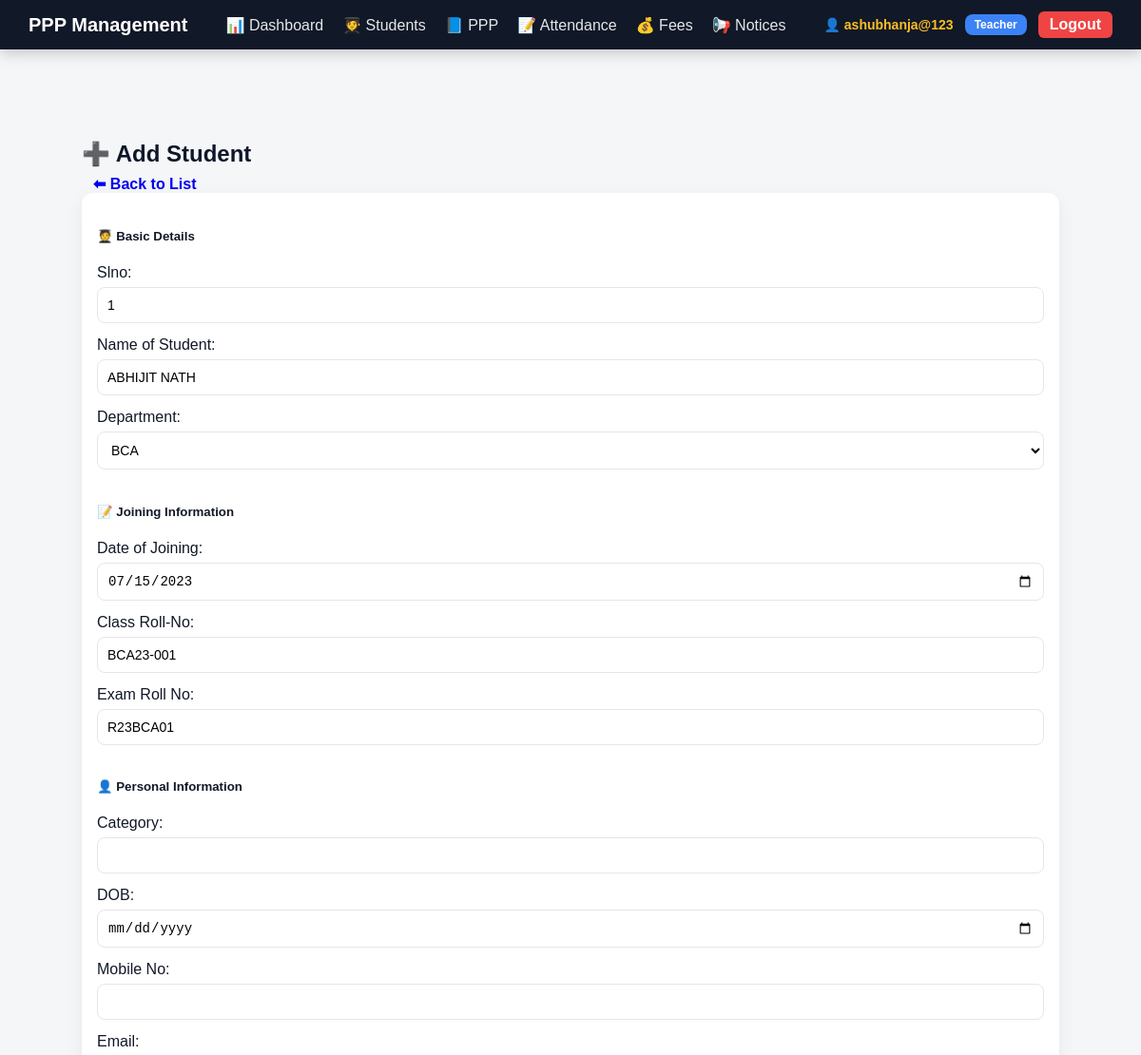
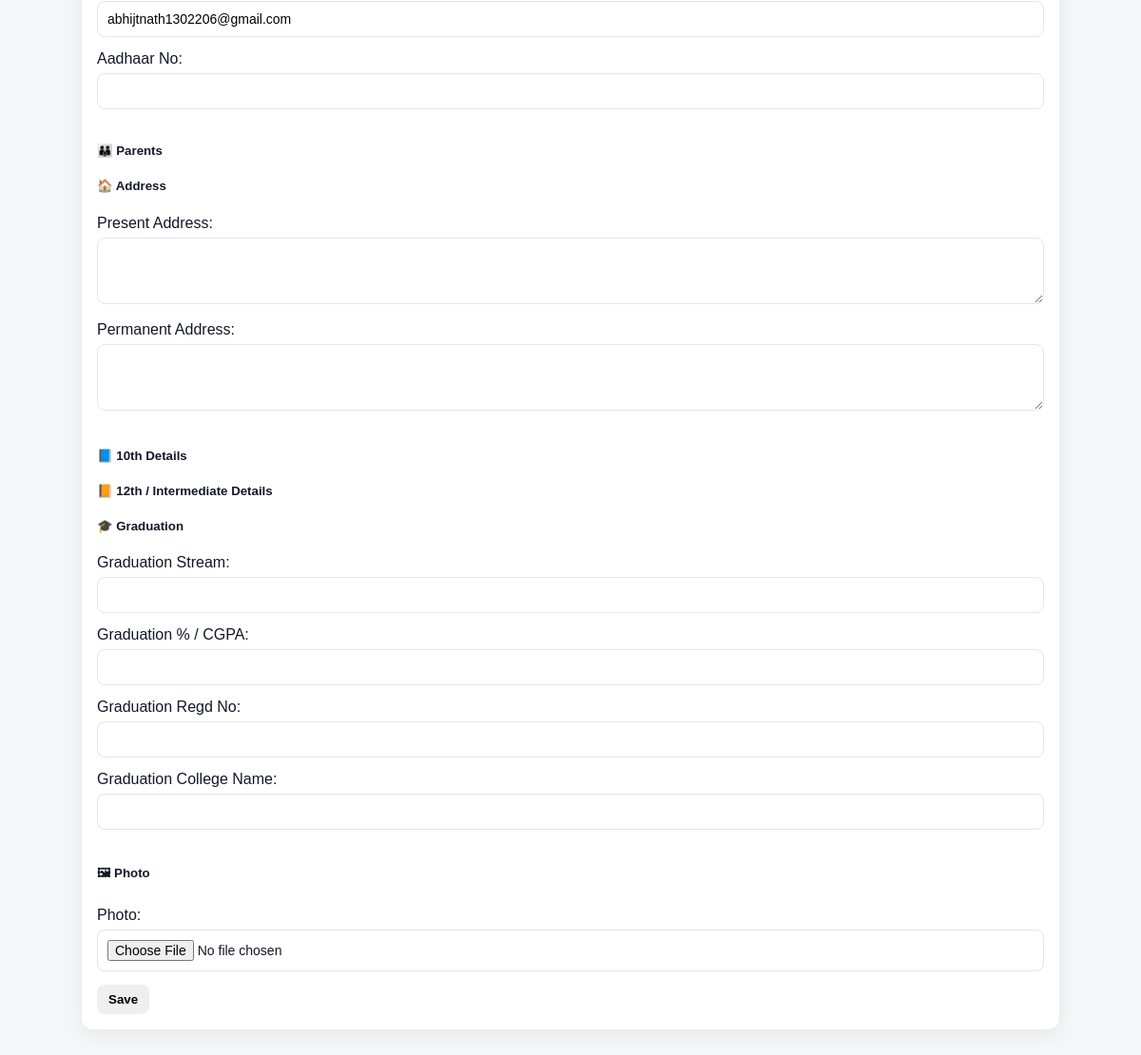
The page /students/22/edit/ (signed in) on the database its author committed (2 pictures, top to bottom).
### core/models.py (models this page shows, shortened)
class Student(models.Model):
    slno = models.PositiveIntegerField(null=True, blank=True)
    admission_name = models.CharField("Name of Student", max_length=255)
    date_of_joining = models.DateField("Date of Joining", null=True, blank=True)
    class_roll_no = models.CharField("Class Roll-No", max_length=50, blank=True)
    exam_roll_no = models.CharField("Exam Roll No", max_length=50, blank=True, unique=True)
    department = models.CharField(
        "Department",
        max_length=20,
        choices=[("BCA", "BCA"), ("BBA", "BBA"), ("MPMIR", "MPMIR")],
        default="BCA",
    )
    mobile = models.CharField("Mobile No", max_length=20, blank=True)
    email = models.EmailField("Email", blank=True, null=True, unique=True)
    dob = models.DateField("DOB", null=True, blank=True)
    category = models.CharField("Category", max_length=100, blank=True)
    aadhaar = models.CharField("Aadhaar No", max_length=30, blank=True)
    present_address = models.TextField("Present Address", blank=True)
    permanent_address = models.TextField("Permanent Address", blank=True)
    inter_stream = models.CharField("+2 Stream", max_length=150, blank=True)
    inter_percentage = models.DecimalField("+2 % / CGPA", max_digits=6, decimal_places=3, null=True, blank=True)
    inter_regd_no = models.CharField("+2 Regd No", max_length=80, blank=True)
    inter_college = models.CharField("+2 College Name", max_length=255, blank=True)
    grad_stream = models.CharField("Graduation Stream", max_length=150, blank=True)
    grad_percentage = models.DecimalField("Graduation % / CGPA", max_digits=6, decimal_places=3, null=True, blank=True)
    grad_regd_no = models.CharField("Graduation Regd No", max_length=80, blank=True)
    grad_college = models.CharField("Graduation College Name", max_length=255, blank=True)
    photo = models.ImageField(upload_to='student_photos/', blank=True, null=True)
    user = models.OneToOneField(
        settings.AUTH_USER_MODEL,
        null=True,
        blank=True,
        on_delete=models.SET_NULL,
        related_name='student_profile'
    )
    created_at = models.DateTimeField(auto_now_add=True)
    updated_at = models.DateTimeField(auto_now=True)
    class Meta:
        ordering = ['class_roll_no', 'admission_name']
        verbose_name = "Student"
        verbose_name_plural = "Students"

### core/views.py (the view)
# urls.py: path("students/<int:pk>/edit/", views.student_edit, name="student_edit"),
@teacher_required
def student_edit(request, pk):
    student = get_object_or_404(Student, pk=pk)
    if request.method == "POST":
        form = StudentForm(request.POST, request.FILES, instance=student)
        if form.is_valid():
            form.save()
            messages.success(request, "Student updated.")
            return redirect("core:student_list")
    else:
        form = StudentForm(instance=student)
    return render(request, "core/add_student.html", {"form": form, "student": student})

### core/forms.py
class StudentForm(forms.ModelForm):
    class Meta:
        model = Student
        exclude = ['user', 'created_at', 'updated_at']
        widgets = {
            'date_of_joining': forms.DateInput(attrs={'type': 'date'}),
            'dob': forms.DateInput(attrs={'type': 'date'}),
            'present_address': forms.Textarea(attrs={'rows': 3}),
            'permanent_address': forms.Textarea(attrs={'rows': 3}),
            'photo': forms.ClearableFileInput(attrs={'class': 'form-control'}),
        }

### core/views.py (called while the page is built)
def teacher_required(view_func):
    return user_passes_test(lambda u: u.is_authenticated and u.is_staff, login_url="core:login")(view_func)

### core/templates/core/add_student.html (shortened to what this page needs)
{% extends "core/base.html" %}
{% load static %}
{% block content %}
<div class="container mt-4">
    <div class="d-flex justify-content-between align-items-center mb-3">
        <h2>
            {% if object %}
                ✏️ Edit Student
            {% else %}
                ➕ Add Student
            {% endif %}
        </h2>
        <a href="{% url 'core:student_list' %}" class="btn btn-secondary btn-sm">
            ⬅ Back to List
        </a>
    </div>
    <form method="POST" enctype="multipart/form-data" class="card shadow-sm p-4">
        <h5 class="mb-3">🧑‍🎓 Basic Details</h5>
        <div class="row mb-3">
            <div class="col-md-4">{{ form.slno.label_tag }} {{ form.slno }}</div>
            <div class="col-md-4">{{ form.admission_name.label_tag }} {{ form.admission_name }}</div>
            <div class="col-md-4">{{ form.department.label_tag }} {{ form.department }}</div>
        </div>
        <h5 class="mb-3 mt-4">📝 Joining Information</h5>
        <div class="row mb-3">
            <div class="col-md-4">{{ form.date_of_joining.label_tag }} {{ form.date_of_joining }}</div>
            <div class="col-md-4">{{ form.class_roll_no.label_tag }} {{ form.class_roll_no }}</div>
            <div class="col-md-4">{{ form.exam_roll_no.label_tag }} {{ form.exam_roll_no }}</div>
        </div>
        <h5 class="mb-3 mt-4">👤 Personal Information</h5>
        <div class="row mb-3">
            <div class="col-md-4">{{ form.category.label_tag }} {{ form.category }}</div>
            <div class="col-md-4">{{ form.dob.label_tag }} {{ form.dob }}</div>
        </div>
        <div class="row mb-3">
            <div class="col-md-4">{{ form.mobile.label_tag }} {{ form.mobile }}</div>
            <div class="col-md-4">{{ form.email.label_tag }} {{ form.email }}</div>
            <div class="col-md-4">{{ form.aadhaar.label_tag }} {{ form.aadhaar }}</div>
        </div>
        <h5 class="mb-3 mt-4">👪 Parents</h5>
        <h5 class="mb-3 mt-4">🏠 Address</h5>
        <div class="row mb-3">
            <div class="col-md-6">{{ form.present_address.label_tag }} {{ form.present_address }}</div>
            <div class="col-md-6">{{ form.permanent_address.label_tag }} {{ form.permanent_address }}</div>
        </div>
        <h5 class="mb-3 mt-4">📘 10th Details</h5>
        <h5 class="mb-3 mt-4">📙 12th / Intermediate Details</h5>
        <h5 class="mb-3 mt-4">🎓 Graduation</h5>
        <div class="row mb-3">
            <div class="col-md-4">{{ form.grad_stream.label_tag }} {{ form.grad_stream }}</div>
            <div class="col-md-4">{{ form.grad_percentage.label_tag }} {{ form.grad_percentage }}</div>
            <div class="col-md-4">{{ form.grad_regd_no.label_tag }} {{ form.grad_regd_no }}</div>
        </div>
        <div class="row mb-3">
            <div class="col-md-12">{{ form.grad_college.label_tag }} {{ form.grad_college }}</div>
        </div>
        <h5 class="mb-3 mt-4">🖼 Photo</h5>
        <div class="row mb-3">
            <div class="col-md-4">{{ form.photo.label_tag }} {{ form.photo }}</div>
        </div>
        <button class="btn btn-dark w-100 mt-3">
            {% if object %}Update{% else %}Save{% endif %}
        </button>
    </form>
</div>
{% endblock %}

### core/templates/core/base.html (shortened to what this page needs)
<!DOCTYPE html>
<html lang="en">
<head>
    {% load static %}
    <link rel="stylesheet" href="{% static 'css/style.css' %}">
</head>
<body>
<nav class="main-nav">
    <a href="{% url 'core:dashboard' %}" class="nav-brand">PPP Management</a>
    <div class="nav-center">
        <a href="{% url 'core:dashboard' %}">📊 Dashboard</a>
        <a href="{% url 'core:student_list' %}">🧑‍🎓 Students</a>
        <a href="{% url 'core:ppp_list' %}">📘 PPP</a>
        <a href="{% url 'core:attendance_list' %}">📝 Attendance</a>
        <a href="{% url 'core:fees_list' %}">💰 Fees</a>
        <a href="{% url 'core:notices' %}">📢 Notices</a>
    </div>
    <div class="nav-right">
        {% if user.is_authenticated %}
            <span class="user-name">👤 {{ user.username }}</span>
            {% if user.is_staff %}
                <span class="role-badge teacher-role">Teacher</span>
            {% else %}
                <span class="role-badge student-role">Student</span>
            {% endif %}
            <a href="{% url 'core:logout' %}" class="logout">Logout</a>
        {% else %}
            <a href="{% url 'core:login' %}" class="login">Login</a>
        {% endif %}
    </div>
</nav>
<div class="container">
    {% block content %}
    {% endblock %}
</div>
</body>
</html>

### core/static/css/style.css (style rules this page uses)
:root { --bg: #f4f6f8; --card: #ffffff; --muted: #6b7280; --primary: #007bff; --accent: #1f2937; --success: #28a745; --danger: #dc3545; --warning: #ffc107; }
* { box-sizing: border-box; }
html, body { height: 100%; margin: 0; font-family: "Poppins", sans-serif; background: var(--bg); color: #111827; }
.container { max-width: 1100px; margin: 30px auto; padding: 18px; }
.card, .chart-box, .recent-box, .notice-card, .profile-card { background: var(--card); padding: 16px; border-radius: 12px; box-shadow: 0 6px 20px rgba(0,0,0,0.06); }
h1, h2, h3 { color: #0f172a; margin: 0 0 8px; }
button, .btn { padding: 8px 12px; border: none; border-radius: 8px; font-weight: 600; cursor: pointer; text-decoration: none; }
input, select, textarea { width: 100%; padding: 10px; border-radius: 8px; border: 1px solid #e6e6e9; font-size: 14px; margin: 6px 0 14px; background: #fff; }
.main-nav { width: 100%; background: #111827; color: white; display: flex; justify-content: space-between; align-items: center; padding: 12px 30px; position: sticky; top: 0; z-index: 999; box-shadow: 0 4px 14px rgba(0,0,0,0.2); }
.nav-brand { font-size: 20px; font-weight: 700; color: white; text-decoration: none; }
.nav-center { display: flex; gap: 20px; }
.nav-center a { color: #e5e7eb; text-decoration: none; font-weight: 500; transition: 0.2s ease; }
.nav-right { display: flex; align-items: center; gap: 12px; }
.user-name { color: #fbbf24; font-weight: 600; font-size: 14px; }
.role-badge { padding: 4px 10px; border-radius: 8px; font-size: 12px; font-weight: 600; }
.teacher-role { background: #3b82f6; color: white; }
.logout, .login { background: #ef4444; color: white !important; padding: 5px 12px; border-radius: 6px; font-weight: 600; text-decoration: none; transition: 0.2s; }

### rows shown on the page
Student: slno "1", admission_name "ABHIJIT NATH", department "BCA", date_of_joining "07/15/2023", class_roll_no "BCA23-001", exam_roll_no "R23BCA01", email "abhijtnath1302206@gmail.com"

### other values the page prints
{{ user.username }} "ashubhanja@123"
